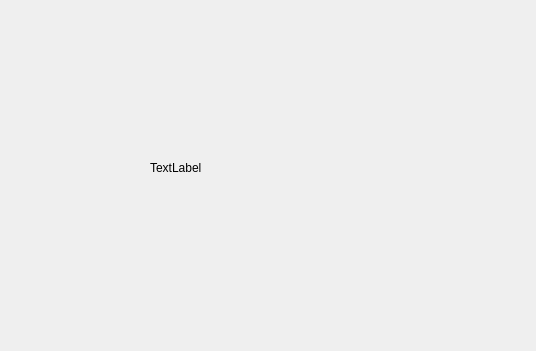
<?xml version="1.0" encoding="UTF-8"?>
<ui version="4.0">
 <class>Widget</class>
 <widget class="QWidget" name="Widget">
  <property name="geometry">
   <rect>
    <x>0</x>
    <y>0</y>
    <width>536</width>
    <height>351</height>
   </rect>
  </property>
  <property name="windowTitle">
   <string>Form</string>
  </property>
  <widget class="QLabel" name="label">
   <property name="geometry">
    <rect>
     <x>150</x>
     <y>160</y>
     <width>60</width>
     <height>16</height>
    </rect>
   </property>
   <property name="text">
    <string>TextLabel</string>
   </property>
  </widget>
  <widget class="QWidget" name="widget" native="true">
   <property name="geometry">
    <rect>
     <x>-1</x>
     <y>19</y>
     <width>531</width>
     <height>331</height>
    </rect>
   </property>
  </widget>
 </widget>
 <resources/>
 <connections/>
</ui>
